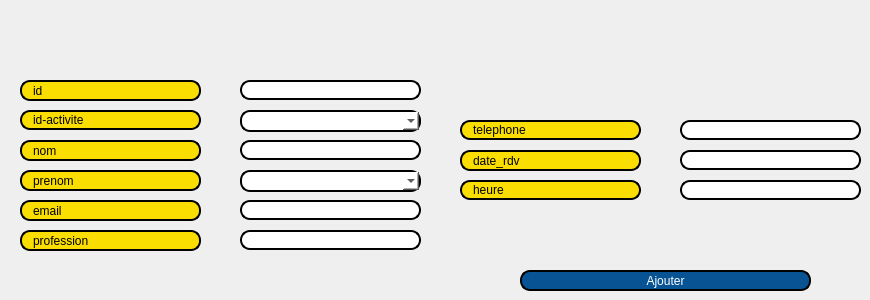
     <widget class="QWidget" name="tab_7">
      <attribute name="title">
       <string>Ajouter un rendezvous</string>
      </attribute>
      <widget class="QLabel" name="label_22">
       <property name="geometry">
        <rect>
         <x>20</x>
         <y>80</y>
         <width>181</width>
         <height>21</height>
        </rect>
       </property>
       <property name="styleSheet">
        <string notr="true">border: 2px solid black;
font: 75 8pt &quot;MS Shell Dlg 2&quot;;
border-radius: 10px;
padding: 0 8px;
background: #fade02;
font: bold, &quot;Comic Sans MS&quot;;;
text-align:center;</string>
       </property>
       <property name="text">
        <string>id</string>
       </property>
      </widget>
      <widget class="QLineEdit" name="id_rdv_ajout">
       <property name="geometry">
        <rect>
         <x>240</x>
         <y>80</y>
         <width>181</width>
         <height>20</height>
        </rect>
       </property>
       <property name="styleSheet">
        <string notr="true">border: 2px solid black;
font: 75 8pt &quot;MS Shell Dlg 2&quot;;
border-radius: 10px;
padding: 0 8px;
background: white;
font: bold, &quot;Comic Sans MS&quot;;;
text-align:center;</string>
       </property>
      </widget>
      <widget class="QLineEdit" name="id_activite_ajout">
       <property name="geometry">
        <rect>
         <x>260</x>
         <y>110</y>
         <width>16</width>
         <height>20</height>
        </rect>
       </property>
       <property name="styleSheet">
        <string notr="true">border: 2px solid black;
font: 75 8pt &quot;MS Shell Dlg 2&quot;;
border-radius: 10px;
padding: 0 8px;
background: white;
font: bold, &quot;Comic Sans MS&quot;;;
text-align:center;</string>
       </property>
      </widget>
      <widget class="QLabel" name="label_16">
       <property name="geometry">
        <rect>
         <x>20</x>
         <y>200</y>
         <width>181</width>
         <height>21</height>
        </rect>
       </property>
       <property name="styleSheet">
        <string notr="true">border: 2px solid black;
font: 75 8pt &quot;MS Shell Dlg 2&quot;;
border-radius: 10px;
padding: 0 8px;
background: #fade02;
font: bold, &quot;Comic Sans MS&quot;;;
text-align:center;</string>
       </property>
       <property name="text">
        <string>email</string>
       </property>
      </widget>
      <widget class="QLabel" name="label_18">
       <property name="geometry">
        <rect>
         <x>20</x>
         <y>110</y>
         <width>181</width>
         <height>20</height>
        </rect>
       </property>
       <property name="styleSheet">
        <string notr="true">border: 2px solid black;
font: 75 8pt &quot;MS Shell Dlg 2&quot;;
border-radius: 10px;
padding: 0 8px;
background: #fade02;
font: bold, &quot;Comic Sans MS&quot;;;
text-align:center;</string>
       </property>
       <property name="text">
        <string>id-activite</string>
       </property>
      </widget>
      <widget class="QLabel" name="label_17">
       <property name="geometry">
        <rect>
         <x>20</x>
         <y>230</y>
         <width>181</width>
         <height>21</height>
        </rect>
       </property>
       <property name="styleSheet">
        <string notr="true">border: 2px solid black;
font: 75 8pt &quot;MS Shell Dlg 2&quot;;
border-radius: 10px;
padding: 0 8px;
background: #fade02;
font: bold, &quot;Comic Sans MS&quot;;;
text-align:center;</string>
       </property>
       <property name="text">
        <string>profession</string>
       </property>
      </widget>
      <widget class="QLineEdit" name="nom_rdv_ajout">
       <property name="geometry">
        <rect>
         <x>240</x>
         <y>140</y>
         <width>181</width>
         <height>20</height>
        </rect>
       </property>
       <property name="styleSheet">
        <string notr="true">border: 2px solid black;
font: 75 8pt &quot;MS Shell Dlg 2&quot;;
border-radius: 10px;
padding: 0 8px;
background: white;
font: bold, &quot;Comic Sans MS&quot;;;
text-align:center;</string>
       </property>
      </widget>
      <widget class="QLineEdit" name="email_rdv_ajout">
       <property name="geometry">
        <rect>
         <x>240</x>
         <y>200</y>
         <width>181</width>
         <height>20</height>
        </rect>
       </property>
       <property name="styleSheet">
        <string notr="true">border: 2px solid black;
font: 75 8pt &quot;MS Shell Dlg 2&quot;;
border-radius: 10px;
padding: 0 8px;
background: white;
font: bold, &quot;Comic Sans MS&quot;;;
text-align:center;</string>
       </property>
      </widget>
      <widget class="QLineEdit" name="pro_rdv_ajout">
       <property name="geometry">
        <rect>
         <x>240</x>
         <y>230</y>
         <width>181</width>
         <height>20</height>
        </rect>
       </property>
       <property name="styleSheet">
        <string notr="true">border: 2px solid black;
font: 75 8pt &quot;MS Shell Dlg 2&quot;;
border-radius: 10px;
padding: 0 8px;
background: white;
font: bold, &quot;Comic Sans MS&quot;;;
text-align:center;</string>
       </property>
      </widget>
      <widget class="QLineEdit" name="heure_rdv_ajout">
       <property name="geometry">
        <rect>
         <x>680</x>
         <y>180</y>
         <width>181</width>
         <height>20</height>
        </rect>
       </property>
       <property name="styleSheet">
        <string notr="true">border: 2px solid black;
font: 75 8pt &quot;MS Shell Dlg 2&quot;;
border-radius: 10px;
padding: 0 8px;
background: white;
font: bold, &quot;Comic Sans MS&quot;;;
text-align:center;</string>
       </property>
      </widget>
      <widget class="QLineEdit" name="date_rdv_ajout">
       <property name="geometry">
        <rect>
         <x>680</x>
         <y>150</y>
         <width>181</width>
         <height>20</height>
        </rect>
       </property>
       <property name="styleSheet">
        <string notr="true">border: 2px solid black;
font: 75 8pt &quot;MS Shell Dlg 2&quot;;
border-radius: 10px;
padding: 0 8px;
background: white;
font: bold, &quot;Comic Sans MS&quot;;;
text-align:center;</string>
       </property>
      </widget>
      <widget class="QLineEdit" name="tel_rdv_ajout">
       <property name="geometry">
        <rect>
         <x>680</x>
         <y>120</y>
         <width>181</width>
         <height>20</height>
        </rect>
       </property>
       <property name="styleSheet">
        <string notr="true">border: 2px solid black;
font: 75 8pt &quot;MS Shell Dlg 2&quot;;
border-radius: 10px;
padding: 0 8px;
background: white;
font: bold, &quot;Comic Sans MS&quot;;;
text-align:center;</string>
       </property>
      </widget>
      <widget class="QLabel" name="label_19">
       <property name="geometry">
        <rect>
         <x>20</x>
         <y>140</y>
         <width>181</width>
         <height>21</height>
        </rect>
       </property>
       <property name="styleSheet">
        <string notr="true">border: 2px solid black;
font: 75 8pt &quot;MS Shell Dlg 2&quot;;
border-radius: 10px;
padding: 0 8px;
background: #fade02;
font: bold, &quot;Comic Sans MS&quot;;;
text-align:center;</string>
       </property>
       <property name="text">
        <string>nom</string>
       </property>
      </widget>
      <widget class="QLabel" name="label_14">
       <property name="geometry">
        <rect>
         <x>20</x>
         <y>170</y>
         <width>181</width>
         <height>21</height>
        </rect>
       </property>
       <property name="styleSheet">
        <string notr="true">border: 2px solid black;
font: 75 8pt &quot;MS Shell Dlg 2&quot;;
border-radius: 10px;
padding: 0 8px;
background: #fade02;
font: bold, &quot;Comic Sans MS&quot;;;
text-align:center;</string>
       </property>
       <property name="text">
        <string>prenom</string>
       </property>
      </widget>
      <widget class="QLabel" name="label_15">
       <property name="geometry">
        <rect>
         <x>460</x>
         <y>180</y>
         <width>181</width>
         <height>20</height>
        </rect>
       </property>
       <property name="styleSheet">
        <string notr="true">border: 2px solid black;
font: 75 8pt &quot;MS Shell Dlg 2&quot;;
border-radius: 10px;
padding: 0 8px;
background: #fade02;
font: bold, &quot;Comic Sans MS&quot;;;
text-align:center;</string>
       </property>
       <property name="text">
        <string>heure</string>
       </property>
      </widget>
      <widget class="QLabel" name="label_20">
       <property name="geometry">
        <rect>
         <x>460</x>
         <y>150</y>
         <width>181</width>
         <height>21</height>
        </rect>
       </property>
       <property name="styleSheet">
        <string notr="true">border: 2px solid black;
font: 75 8pt &quot;MS Shell Dlg 2&quot;;
border-radius: 10px;
padding: 0 8px;
background: #fade02;
font: bold, &quot;Comic Sans MS&quot;;;
text-align:center;</string>
       </property>
       <property name="text">
        <string>date_rdv</string>
       </property>
      </widget>
      <widget class="QLabel" name="label_21">
       <property name="geometry">
        <rect>
         <x>460</x>
         <y>120</y>
         <width>181</width>
         <height>20</height>
        </rect>
       </property>
       <property name="styleSheet">
        <string notr="true">border: 2px solid black;
font: 75 8pt &quot;MS Shell Dlg 2&quot;;
border-radius: 10px;
padding: 0 8px;
background: #fade02;
font: bold, &quot;Comic Sans MS&quot;;;
text-align:center;</string>
       </property>
       <property name="text">
        <string>telephone</string>
       </property>
      </widget>
      <widget class="QPushButton" name="Ajout_rdv">
       <property name="geometry">
        <rect>
         <x>520</x>
         <y>270</y>
         <width>291</width>
         <height>21</height>
        </rect>
       </property>
       <property name="styleSheet">
        <string notr="true">border: 2px solid black;
font: 75 8pt &quot;MS Shell Dlg 2&quot;;
border-radius: 10px;
color: rgb(255, 255, 255);
padding: 0 8px;
background: #085394;
font: bold, &quot;Comic Sans MS&quot;;;
text-align:center;


</string>
       </property>
       <property name="text">
        <string>Ajouter</string>
       </property>
      </widget>
      <widget class="QComboBox" name="comboBox">
       <property name="geometry">
        <rect>
         <x>240</x>
         <y>110</y>
         <width>181</width>
         <height>22</height>
        </rect>
       </property>
       <property name="styleSheet">
        <string notr="true">border: 2px solid black;
font: 75 8pt &quot;MS Shell Dlg 2&quot;;
border-radius: 10px;
padding: 0 8px;
background: white;
font: bold, &quot;Comic Sans MS&quot;;;
color: black;
text-align:center;</string>
       </property>
      </widget>
      <widget class="QComboBox" name="comboBox_2">
       <property name="geometry">
        <rect>
         <x>240</x>
         <y>170</y>
         <width>181</width>
         <height>22</height>
        </rect>
       </property>
       <property name="styleSheet">
        <string notr="true">border: 2px solid black;
font: 75 8pt &quot;MS Shell Dlg 2&quot;;
border-radius: 10px;
padding: 0 8px;
background: white;
font: bold, &quot;Comic Sans MS&quot;;;
color: black;
text-align:center;</string>
       </property>
      </widget>
     </widget>
